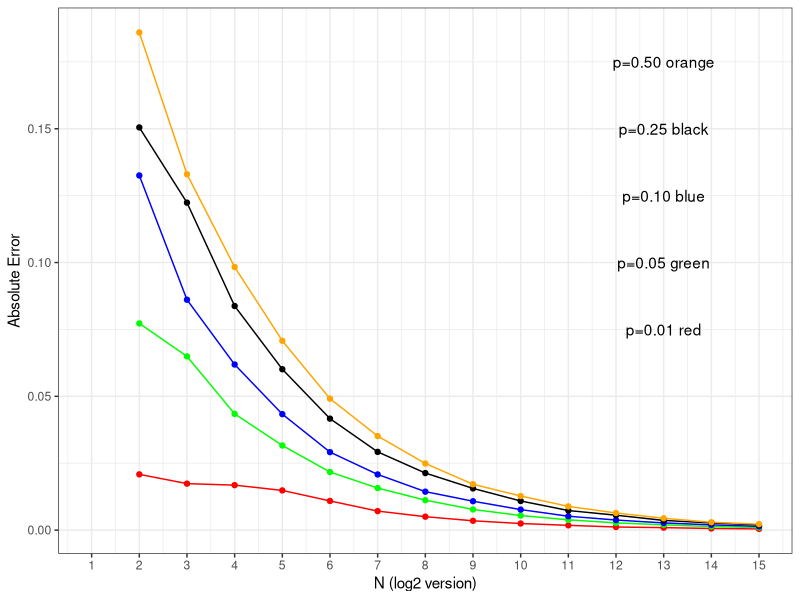
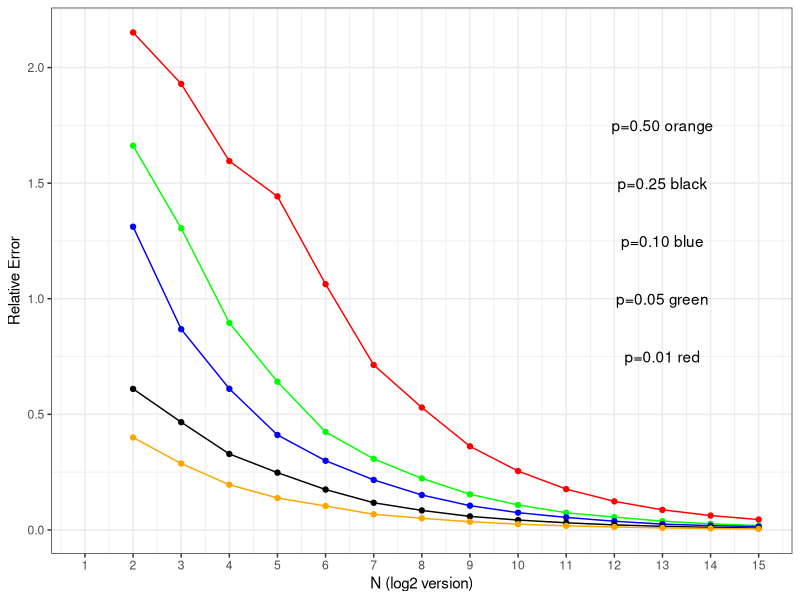

Generate these figures, in order, with R:
## ---- chunk 1
#Prob
p <- c(0.01, 0.05, 0.10, 0.25, 0.50)
#Replicates
R_log <- 2:15


abs_error <- rep(NA,1000)
p_abs_error <- rep(NA, 14)

abs_error_df <- data.frame("Exponential" = R_log)

for(i in 1:5){
  p1 = p [i]
  for(j in 1:14){
    R = 2^R_log[j]
    for(k in seq_along(abs_error)){
      p_hat <- rbinom(1, R, p1)/R
      abs_error[k] <- abs(p1 - p_hat)
    }
    p_abs_error[j] = mean(abs_error)
  }
  abs_error_df <- cbind(abs_error_df, p = p_abs_error)
}
colnames(abs_error_df) <- c("Exponential", "p1", "p2", "p3", "p4", "p5")
head(abs_error_df)

## ---- chunk 2
library(ggplot2)
library(scales)
ggplot(abs_error_df, aes(x = Exponential))+
  geom_line(aes(y = p1), colour = "red")+
  geom_line(aes(y = p2), colour = "green")+
  geom_line(aes(y = p3), colour = "blue")+
  geom_line(aes(y = p4), colour = "black")+
  geom_line(aes(y = p5), colour = "orange")+
  
  geom_point(aes(y = p1), colour = "red")+
  geom_point(aes(y = p2), colour = "green")+
  geom_point(aes(y = p3), colour = "blue")+
  geom_point(aes(y = p4), colour = "black")+
  geom_point(aes(y = p5), colour = "orange")+
  
  annotate('text', x=13, y=0.075, label='p=0.01 red')+
  annotate('text', x=13, y=0.1, label='p=0.05 green')+
  annotate('text', x=13, y=0.125, label='p=0.10 blue')+
  annotate('text', x=13, y=0.15, label='p=0.25 black')+
  annotate('text', x=13, y=0.175, label='p=0.50 orange')+
  
  theme_bw()+
  
  scale_x_continuous(name="N (log2 version)", 1:15,limits=c(1, 15)) +
 
  ylab("Absolute Error")
## ---- chunk 3
p <- c(0.01, 0.05, 0.10, 0.25, 0.50)
R_log <- 2:15


rel_error <- rep(NA,1000)
p_rel_error <- rep(NA, 14)

rel_error_df <- data.frame("Exponential" = R_log)

for(i in 1:5){
  p1 = p [i]
  for(j in 1:14){
    R = 2^R_log[j]
    for(k in seq_along(rel_error)){
      p_hat <- rbinom(1, R, p1)/R
      rel_error[k] <- abs(p1 - p_hat)/p1
    }
    p_rel_error[j] = mean(rel_error)
  }
  rel_error_df <- cbind(rel_error_df, p = p_rel_error)
}
colnames(rel_error_df) <- c("Exponential", "p1", "p2", "p3", "p4", "p5")
head(rel_error_df)

## ---- chunk 4
library(ggplot2)
library(scales)
ggplot(rel_error_df, aes(x = Exponential))+
  geom_line(aes(y = p1), colour = "red")+
  geom_line(aes(y = p2), colour = "green")+
  geom_line(aes(y = p3), colour = "blue")+
  geom_line(aes(y = p4), colour = "black")+
  geom_line(aes(y = p5), colour = "orange")+
  
  geom_point(aes(y = p1), colour = "red")+
  geom_point(aes(y = p2), colour = "green")+
  geom_point(aes(y = p3), colour = "blue")+
  geom_point(aes(y = p4), colour = "black")+
  geom_point(aes(y = p5), colour = "orange")+
  
  annotate('text', x=13, y=0.75, label='p=0.01 red')+
  annotate('text', x=13, y=1, label='p=0.05 green')+
  annotate('text', x=13, y=1.25, label='p=0.10 blue')+
  annotate('text', x=13, y=1.5, label='p=0.25 black')+
  annotate('text', x=13, y=1.75, label='p=0.50 orange')+
  
  theme_bw()+
  
  scale_x_continuous(name="N (log2 version)", 1:15,limits=c(1, 15)) +
 
  ylab("Relative Error")
